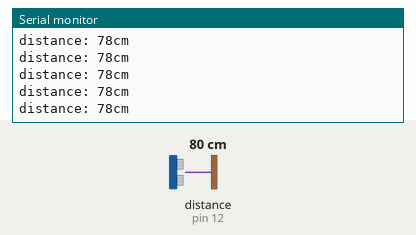
Simulated run of this sketch. Board: Arduino Uno, built with avr-gcc and run on an emulated ATmega328P. On the bench: the last lines printed to the serial monitor. Wiring (inferred from the names in the program): ultrasonic range finder: trigger pin 11; echo pin 12. The test bench sets the inputs (shaded band); at power-on: distance to the obstacle (sensor on pin 12) 80 cm. The echo pulse lasts 58.3 µs per cm.

Above: at 1.2 s.
1.3 s: distance to the obstacle (sensor on pin 12) set to 2 cm
At 2.4 s:
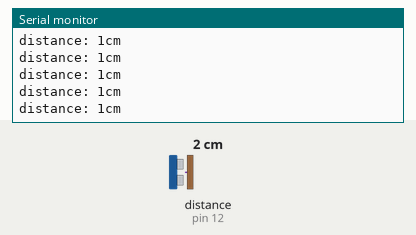
4.3 s: distance to the obstacle (sensor on pin 12) set to 18 cm
At 5.4 s:
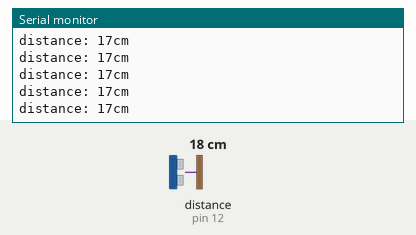
7.3 s: distance to the obstacle (sensor on pin 12) set to 4 cm
At 8.4 s:
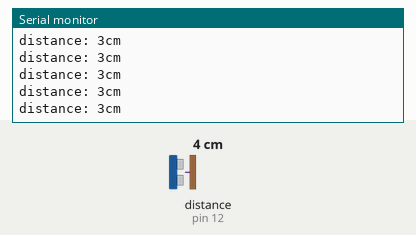
10.3 s: distance to the obstacle (sensor on pin 12) set to 35 cm
At 11.4 s:
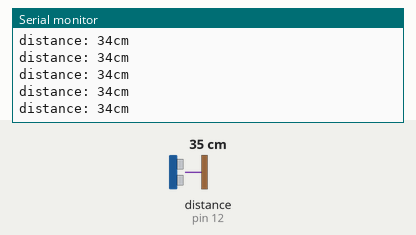
16.3 s: distance to the obstacle (sensor on pin 12) set to 299 cm
At 17.2 s:
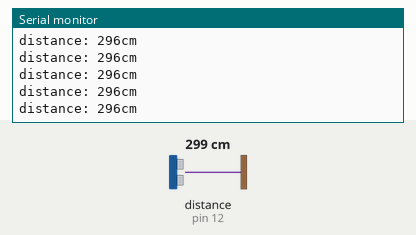
19.3 s: distance to the obstacle (sensor on pin 12) set to 60 cm
At 20.1 s:
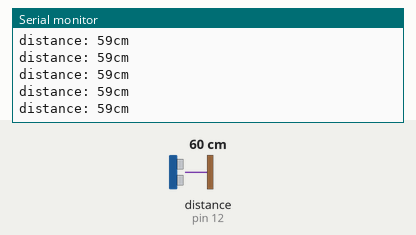
Timing chart, 0 to 22.3 s (numbered marks = the images above; inputs shaded):
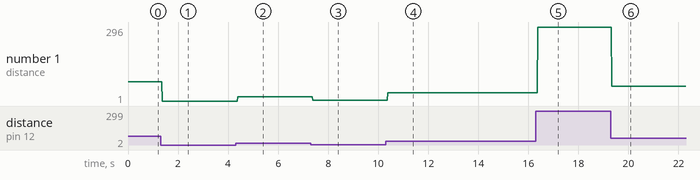

The sketch:

Ultrasonic.ino
```cpp
const int echo = 12;
const int trig = 11;

void setup() {
  // put your setup code here, to run once:
  pinMode(echo, INPUT);
  pinMode(trig, OUTPUT);
  Serial.begin(9600);
}

void loop() {
  digitalWrite(trig,LOW);
  delayMicroseconds(2);

  digitalWrite(trig, HIGH);
  delayMicroseconds(10);
  digitalWrite(trig, LOW);
  long duration = pulseIn(echo, HIGH, 30000);
  int distance = duration * 0.034 / 2;
  Serial.print("distance: ");
  Serial.print(distance);
  Serial.print("cm \n");
}
```

Measured:
- after the input at 1.3 s, the serial monitor: prints a new line after 0.07 s (image 1)
- after the input at 4.3 s, the serial monitor: prints a new line after 0.08 s (image 2)
- after the input at 7.3 s, the serial monitor: prints a new line after 0.08 s (image 3)
- after the input at 10.3 s, the serial monitor: prints a new line after 0.07 s (image 4)
- after the input at 16.3 s, the serial monitor: prints a new line after 0.08 s (image 5)
- after the input at 19.3 s, the serial monitor: prints a new line at once (image 6)
- plotted number 1: 78 → 1 after the input at 1.3 s, 1 → 17 after the input at 4.3 s, 17 → 3 after the input at 7.3 s, 3 → 34 after the input at 10.3 s, 34 → 296 after the input at 16.3 s
